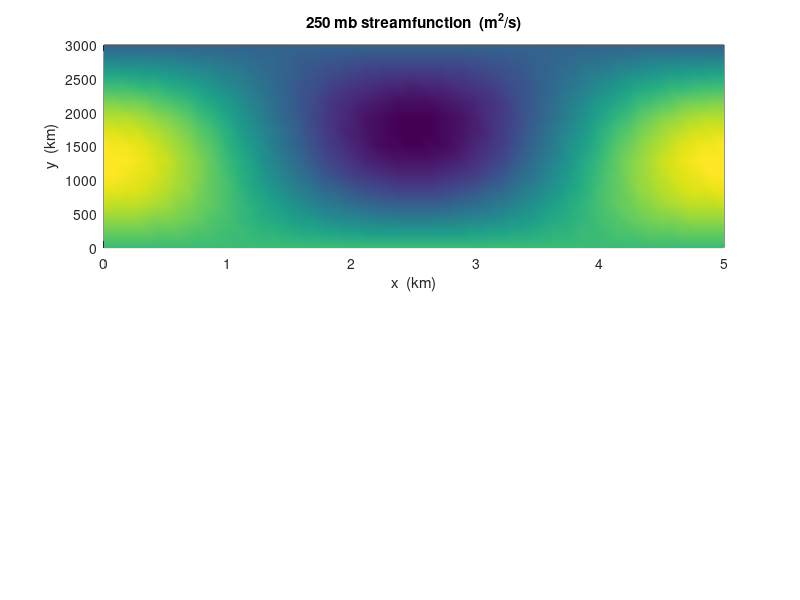

This chart was generated by the following MATLAB code: (Note: this script raises an error after producing the figure.)
% MATLAB file:  twolayer_model_2B.m
% This program can be used to investigate transient growth of neutral
% waves in the two-level model of Section 8.2 in  Introduction to 
% Dynamic Meteorology. This version differs from 2A in that a finite
% meridional scale with wavenumber m is included.  The effect is to
% replace k^2 by  K^2 = k^2 +m^2 in the dispersion relation.
%  Streamfunctions for the baroclinic and 
% barotropic wave modes are plotted for a disturbance that is initially
% confined entirely to the upper layer. 
% Zonal wavelength can be varied to examine stability cut-off.
% Geometry is a midlatitude f-plane  (beta neglected in this version).
%  (distances are in units of km).
clear all
close all
cor = 2*7.292e-5*sin(pi/4);
beta = 0;                   % beta effect neglected when this term zero
sigma = 2.0e-6;             % static stability parameter
dp = 50000;		            % pressure interval in Pa
lam2 = cor^2/(sigma*dp^2);
Lx = input('zonal wavelength in km  ');
k = 2*pi/(Lx *1.e3);        % zonal wavenumber in units of 1/ m
m = pi/3.e6;		        % meridional wavenumber in 1/m
%  define the grid points on which fields are computed:
xx = linspace(0,Lx,60);     % 60 gridpoints in x   
yy = linspace( 0,3000,15);  % 15 gridpoints in y
[x,y] = meshgrid(xx,yy);    % Sets matrix for grid system in x and y
K2 = k^2 +m^2;
if K2 < 2*lam2
    disp('wavelength corresponds to unstable mode')
    disp('press ^C to terminate the run') 
    pause
end
mu = sqrt((-2*lam2+K2)/(K2+2*lam2));


Um = 0;			            % mean zonal wind
UT = input(' input basic state thermal wind =  ' );
del = (beta*lam2)^2/(K2^2*(K2+2*lam2)^2) -...
    UT^2*(2*lam2-K2)/(K2+2*lam2);
cp1 = Um - beta*(K2+lam2)/(K2*(K2+2*lam2))+sqrt(del);    % mode 1
cp2 = Um - beta*(K2+lam2)/(K2*(K2+2*lam2))-sqrt(del);    %   mode 2
% NOTE that x and y are in km for convenience in graphing
t=0;
dt =  12*3600;              % time interval in seconds
for j = 1:24
    psiM = 1.e7*(exp(i*k*(x*1.e3-cp1*t))...
        -((1-mu)/(1+mu))*exp(i*k*(x*1.e3-cp2*t))).*sin(m*y*1.e3)-Um*y*1.e3;
    psiT = 1.e7*mu*(exp(i*k*(x*1.e3-cp1*t))...
        +((1-mu)/(1+mu))*exp(i*k*(x*1.e3-cp2*t))).*sin(m*y*1.e3)-UT*y*1.e3;
    t = + dt*j;
    figure(1)
    axis square
    set(gca,'NextPlot','replacechildren')
    hold off
    % psi1 and psi3 are plotted 
    subplot(2,1,1)
    pcolor(x,y,real(psiM+psiT)), title('250 mb streamfunction  (m^2/s)')
    xlabel('x  (km)'), ylabel('y  (km)')
    shading interp
    colorbar('v')
    hold on;
    subplot(2,1,2)
    pcolor(x,y,real(psiM-psiT)), title('750 mb streamfunction  (m^2/s)')
    xlabel('x  (km)'), ylabel('y  (km)')
    shading interp
    colorbar('v')
    str1 = ['time = ' num2str(t/3600) ' hours'];
    text(500, 1000, str1)
    hold off
    %disp('hit any key to advance by 6 hours')
    %pause
    H = gcf;
    M(:,j) = getframe(H);
end 
movie(H,M,1,6)
hold off
% remainder of program shows amplitude variation in time as ratio
% of amplitude at time t to initial amplitude
disp('next plot shows time dependence of disturbance amplitude')
disp('this result is not valid for unstable waves')
ratio = zeros(1,24);
tt = zeros(size(ratio));
for j = 1:24;
    tt(j) = (j-1)*dt;
    phaseb = k*mu*UT*tt(j);
    ratio(j) =  sqrt(1+(sin(phaseb))^2*(1-mu^2)^2/(2*mu^2));
end
figure(2)
plot(tt/3600,ratio),xlabel('time in hours'), ylabel('ratio');
axis([0 tt(24)/3600 1 max(ratio)]);
title('ratio of amplitude to initial amplitude');
disp('to replay animation type:   movie(gcf,M)' )
